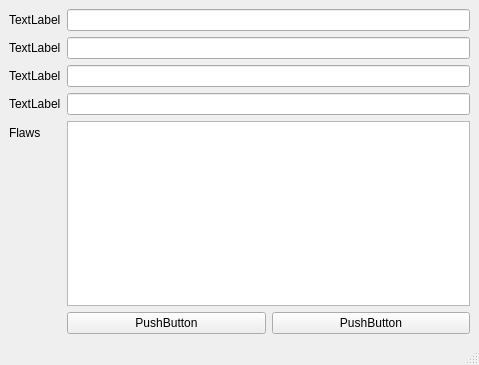
<?xml version="1.0" encoding="UTF-8"?>
<ui version="4.0">
 <class>MainWindow</class>
 <widget class="QMainWindow" name="MainWindow">
  <property name="geometry">
   <rect>
    <x>0</x>
    <y>0</y>
    <width>479</width>
    <height>365</height>
   </rect>
  </property>
  <property name="windowTitle">
   <string>MainWindow</string>
  </property>
  <widget class="QWidget" name="centralwidget">
   <layout class="QFormLayout" name="formLayout">
    <item row="0" column="0">
     <widget class="QLabel" name="label">
      <property name="text">
       <string>TextLabel</string>
      </property>
     </widget>
    </item>
    <item row="0" column="1">
     <widget class="QLineEdit" name="lineEdit"/>
    </item>
    <item row="1" column="0">
     <widget class="QLabel" name="label_2">
      <property name="text">
       <string>TextLabel</string>
      </property>
     </widget>
    </item>
    <item row="1" column="1">
     <widget class="QLineEdit" name="lineEdit_2"/>
    </item>
    <item row="2" column="0">
     <widget class="QLabel" name="label_3">
      <property name="text">
       <string>TextLabel</string>
      </property>
     </widget>
    </item>
    <item row="2" column="1">
     <widget class="QLineEdit" name="lineEdit_3"/>
    </item>
    <item row="3" column="0">
     <widget class="QLabel" name="label_4">
      <property name="text">
       <string>TextLabel</string>
      </property>
     </widget>
    </item>
    <item row="3" column="1">
     <widget class="QLineEdit" name="lineEdit_4"/>
    </item>
    <item row="4" column="0">
     <widget class="QLabel" name="label_5">
      <property name="text">
       <string>Flaws</string>
      </property>
     </widget>
    </item>
    <item row="4" column="1">
     <widget class="QListWidget" name="listWidget"/>
    </item>
    <item row="5" column="1">
     <layout class="QHBoxLayout" name="horizontalLayout">
      <item>
       <widget class="QPushButton" name="pushButton_2">
        <property name="text">
         <string>PushButton</string>
        </property>
       </widget>
      </item>
      <item>
       <widget class="QPushButton" name="pushButton">
        <property name="text">
         <string>PushButton</string>
        </property>
       </widget>
      </item>
     </layout>
    </item>
   </layout>
  </widget>
  <widget class="QMenuBar" name="menubar">
   <property name="geometry">
    <rect>
     <x>0</x>
     <y>0</y>
     <width>479</width>
     <height>18</height>
    </rect>
   </property>
  </widget>
  <widget class="QStatusBar" name="statusbar"/>
 </widget>
 <resources/>
 <connections/>
</ui>
